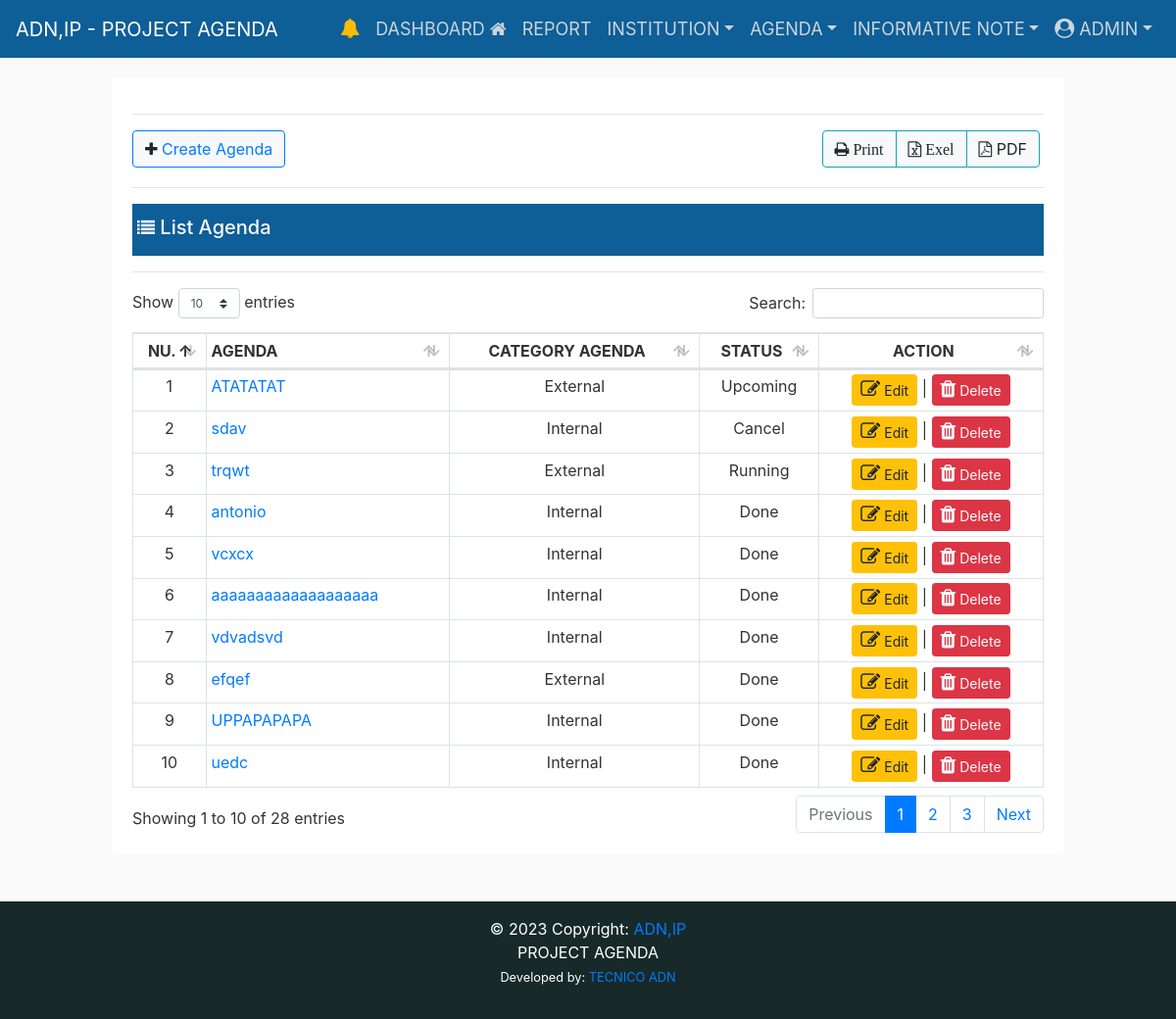
The page /agenda/ (signed in) on the database as committed earlier.
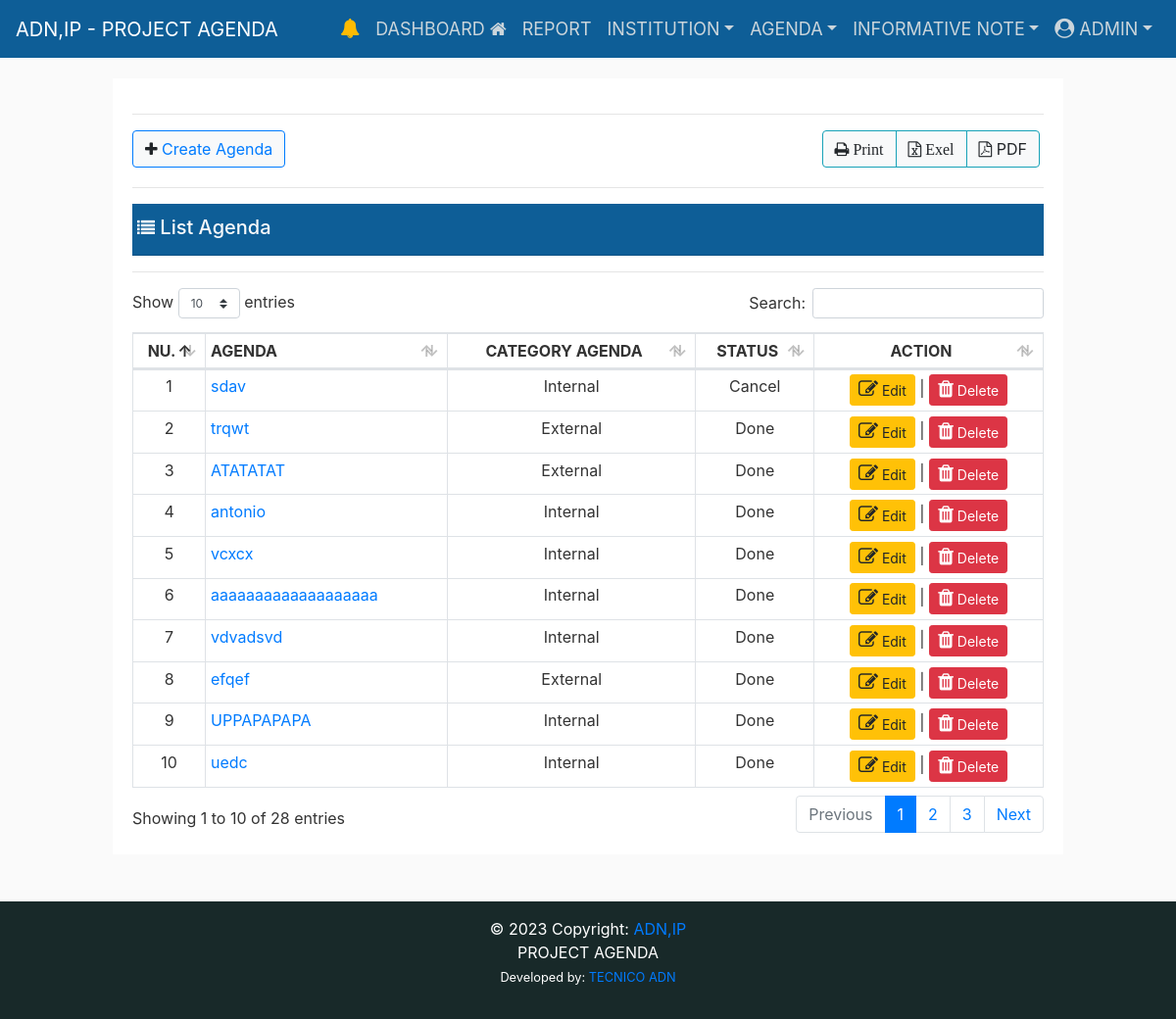
The same page on the database as committed later.
### eventapps/event/models.py (models this page shows, shortened)
class Agenda(models.Model):
    user = models.ForeignKey(
        User, on_delete=models.CASCADE, related_name="agenda")
    title = models.CharField(
        max_length=255, unique=True, verbose_name='Agenda')
    title_slug = models.SlugField(
        max_length=255, null=False, unique=True, verbose_name='Title-Slug')
    catagenda = models.ForeignKey(
        CatAgenda, on_delete=models.CASCADE, related_name="agenda", verbose_name="Category Agenda")
    institution = models.ForeignKey(
        Institution, on_delete=models.CASCADE, related_name="agenda", verbose_name="Institution")
    start_time = models.DateTimeField()
    end_time = models.DateTimeField()
    location = models.CharField(max_length=255, null=False, blank=True)
    observation = models.TextField(null=False, blank=True)
    is_cancel = models.BooleanField(default=False)
    is_active = models.BooleanField(default=True)
    STATUS = (
        ('Pending', 'Pending'),
        ('Read', 'Read'),
    )
    status = models.CharField(max_length=20, choices=STATUS)
    created_at = models.DateTimeField(auto_now_add=True)
    updated_at = models.DateTimeField(auto_now=True)
    class Meta:
        verbose_name_plural = ("Agenda")
        ordering = ('-start_time', )

class CatAgenda(models.Model):
    name_category = models.CharField(
        max_length=200, unique=True, verbose_name='Category Agenda')
    class Meta:
        verbose_name_plural = ("Category Agenda")
    def __str__(self):
        return str(self.name_category)

### eventapps/event/views.py (the view)
# urls.py: path('agenda/', views.agenda_list, name='agenda_list'),
@login_required(login_url="/login/")
def agenda_list(request):
    context = {
    }
    return render(request, 'event/agenda_list.html', context)

### eventapps/templates/event/agenda_list.html (shortened to what the changed rows need)
{% extends "layouts/base.html" %}
{% load static %}
{% block content %}
<div class="row d-flex justify-content-center ">
    <div class="col-sm-12">
        <div class="border-info shadow-lg bg-white">
            <div class="card-body">
                <section id='no-more-tables'>
                    <table class="table table-bordered table-sm" id="example" width="100%" cellspacing="0">
                        <thead>
                            <tr>
                                <th class="text-center">NU.</th>
                                <th>AGENDA</th>
                                <th class="text-center">CATEGORY AGENDA</th>
                                <th class="text-center">STATUS</th>
                                <th class="text-center">ACTION</th>
                            </tr>
                        </thead>
                        <tbody>
                            {% for obj in agenda_list %}
                            <tr>
                                <td class="text-center">{{ forloop.counter }}</td>
                                {% if obj.is_cancel == False %}
                                <td data-title="Title">
                                    <a href="{% url 'concludedAgenda_list_detail' title_slug=obj.title_slug %}"
                                        class="float-left">
                                        {{obj.title }}</a>
                                </td>
                                <td class="text-center">
                                    {{obj.catagenda }}
                                </td>
                                {% if obj.start_time >= current_datetime %}
                                <td class="text-center">Upcoming</td>
                                {% elif obj.start_time <= current_datetime and obj.end_time >= current_datetime %}
                                    <td class="text-center">Running</td>
                                    {% elif obj.end_time < current_datetime %} <td class="text-center"> Done </td>
                                        {% else %}
                                        <td class="text-center">#</td>
                                        {% endif %}
                                        {% else %}
                                        <td data-title="Title">
                                            <a href="{% url 'concludedAgenda_list_detail' title_slug=obj.title_slug %}"
                                                class="float-left">
                                                {{obj.title }}</a>
                                        </td>
                                        <td class="text-center">
                                            {{obj.catagenda }}
                                        </td>
                                        <td class="text-center">Cancel</td>
                                        {% endif %}
                                        <td data-title="End Time" class="text-center"">
                                        <a href=" {% url 'agenda_edit' pk=obj.id %}" data-toggle="tooltip" title="Edit"
                                            class="btn btn-sm btn-warning"><i class='fa fa-edit'
                                                style='font-size:20px'></i> Edit</a>
                                            {% if user.is_authenticated %}
                                            {% if user.groups.all.0.name == 'admin' %} |
                                            <a href="{% url 'agenda_delete' pk=obj.id %}" data-toggle="tooltip"
                                                title="Delete" class="btn btn-sm btn-danger"
                                                onclick="return confirm(' Are you ready to delete?')"><i
                                                    class='fa fa-trash' style='font-size:20px'></i> Delete</a>
                                        </td>
                                        {% endif %}
                                        {% endif %}
                            </tr>
                            {% endfor %}
                        </tbody>
                    </table>
                </section>
            </div>
        </div>
    </div>
</div>
{% endblock %}

Rows that differ between the two databases and show on the page:
changed Agenda "trqwt": end_time "Running" → "Done"
changed Agenda "ATATATAT": start_time "Upcoming" → "Done"; moves down the list
